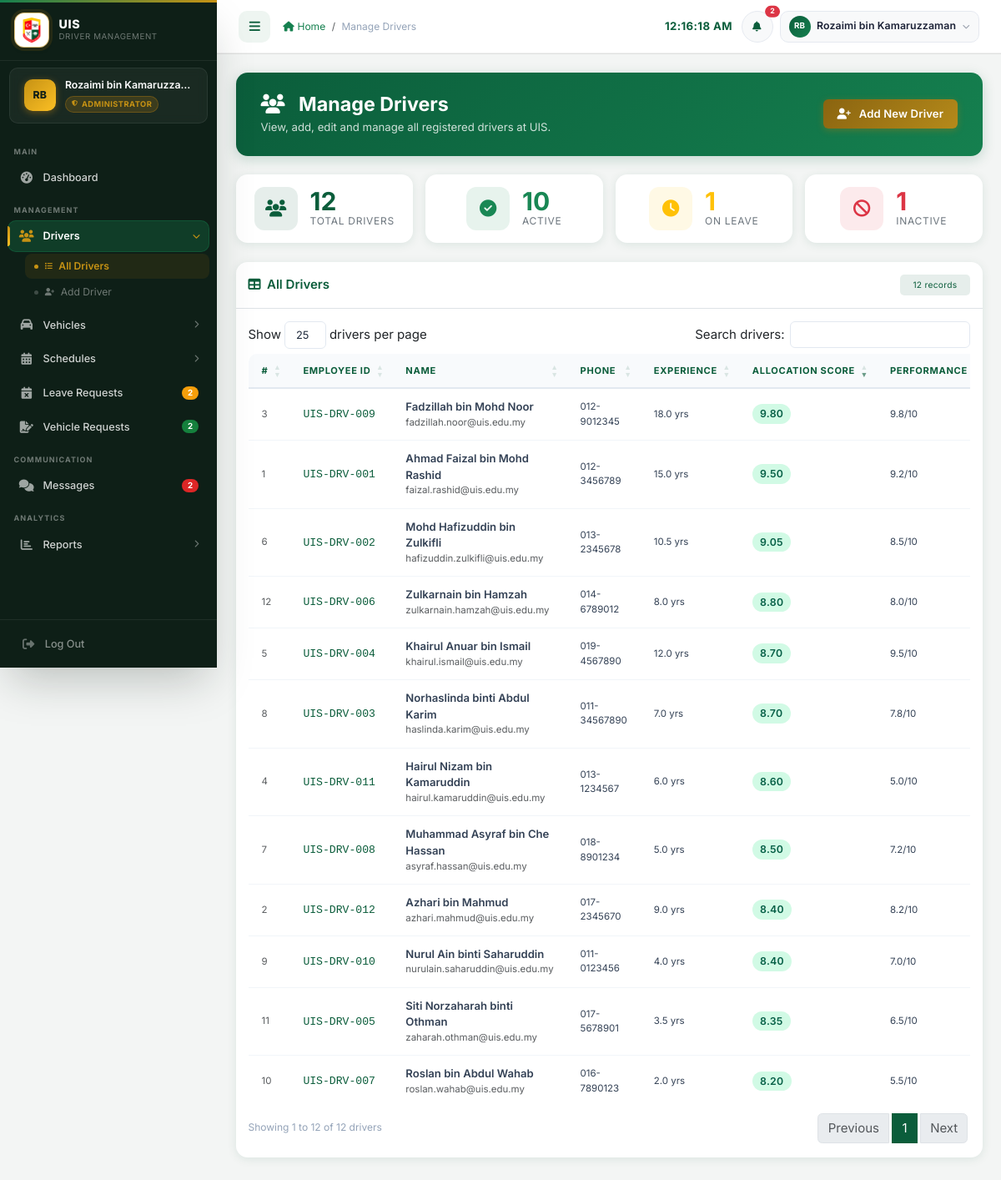
Screenshot of /admin/drivers.php (signed in) with the database file from the repository.
### tables this page shows
CREATE TABLE drivers (
    driver_id           INT             NOT NULL AUTO_INCREMENT,
    employee_id         VARCHAR(20)     NOT NULL,
    name                VARCHAR(100)    NOT NULL,
    phone               VARCHAR(20)     NULL DEFAULT NULL,
    email               VARCHAR(100)    NULL DEFAULT NULL,
    address             TEXT            NULL DEFAULT NULL,
    experience_years    DECIMAL(4,1)    NOT NULL DEFAULT 0,
    performance_score   DECIMAL(5,2)    NOT NULL DEFAULT 5.00  COMMENT '0-10 scale',
    certification_score DECIMAL(5,2)    NOT NULL DEFAULT 5.00  COMMENT '0-10 scale',
    license_number      VARCHAR(50)     NULL DEFAULT NULL,
    license_class       VARCHAR(10)     NULL DEFAULT NULL COMMENT 'comma list: B2,D,E',
    license_expiry      DATE            NULL DEFAULT NULL,
    status              ENUM('active','inactive','on_leave') NOT NULL DEFAULT 'active',
    driver_type         ENUM('top_management','regular') NOT NULL DEFAULT 'regular',
    created_at          TIMESTAMP       NOT NULL DEFAULT CURRENT_TIMESTAMP,
    updated_at          TIMESTAMP       NOT NULL DEFAULT CURRENT_TIMESTAMP ON UPDATE CURRENT_TIMESTAMP,
    PRIMARY KEY (driver_id),
    UNIQUE KEY uq_drivers_employee_id (employee_id)
);

### admin/drivers.php (the view, shortened to what this page needs)
<?php
require_once '../config/database.php';
$result  = $conn->query("SELECT * FROM drivers ORDER BY name ASC");
$drivers = $result ? $result->fetch_all(MYSQLI_ASSOC) : [];
$total    = count($drivers);
$active   = 0;
$on_leave = 0;
$inactive = 0;
foreach ($drivers as &$d) {
    switch ($d['status']) {
        case 'active':   $active++;   break;
        case 'on_leave': $on_leave++; break;
        case 'inactive': $inactive++; break;
    }
}
?>
<!DOCTYPE html>
<html lang="en">
<head>
    <link href="https://cdn.jsdelivr.net/npm/bootstrap@5.3.0/dist/css/bootstrap.min.css" rel="stylesheet">
    <link href="https://cdnjs.cloudflare.com/ajax/libs/font-awesome/6.4.0/css/all.min.css" rel="stylesheet">
    <link href="https://cdn.datatables.net/1.13.6/css/dataTables.bootstrap5.min.css" rel="stylesheet">
    <link href="<?php echo SITE_URL; ?>/assets/css/style.css" rel="stylesheet">
</head>
<body>
<?php include '../includes/sidebar.php'; ?>
<main class="main-content p-4">
    <div class="page-header d-flex justify-content-between align-items-center flex-wrap gap-3">
        <div>
            <h1><i class="fas fa-users me-2" aria-hidden="true"></i>Manage Drivers</h1>
            <p>View, add, edit and manage all registered drivers at UIS.</p>
        </div>
        <a href="<?php echo SITE_URL; ?>/admin/add_driver.php" class="btn btn-warning fw-semibold">
            <i class="fas fa-user-plus me-1" aria-hidden="true"></i> Add New Driver
        </a>
    </div>
    <div class="row g-3 mb-4">
        <div class="col-6 col-md-3">
            <div class="card stat-card h-100 p-3">
                <div class="d-flex align-items-center gap-3">
                    <div class="stat-icon bg-primary bg-opacity-10 text-primary">
                        <i class="fas fa-users" aria-hidden="true"></i>
                    </div>
                    <div>
                        <div class="stat-value text-primary"><?php echo $total; ?></div>
                        <div class="stat-label">Total Drivers</div>
                    </div>
                </div>
            </div>
        </div>
        <div class="col-6 col-md-3">
            <div class="card stat-card h-100 p-3">
                <div class="d-flex align-items-center gap-3">
                    <div class="stat-icon bg-success bg-opacity-10 text-success">
                        <i class="fas fa-circle-check" aria-hidden="true"></i>
                    </div>
                    <div>
                        <div class="stat-value text-success"><?php echo $active; ?></div>
                        <div class="stat-label">Active</div>
                    </div>
                </div>
            </div>
        </div>
        <div class="col-6 col-md-3">
            <div class="card stat-card h-100 p-3">
                <div class="d-flex align-items-center gap-3">
                    <div class="stat-icon bg-warning bg-opacity-10 text-warning">
                        <i class="fas fa-clock" aria-hidden="true"></i>
                    </div>
                    <div>
                        <div class="stat-value text-warning"><?php echo $on_leave; ?></div>
                        <div class="stat-label">On Leave</div>
                    </div>
                </div>
            </div>
        </div>
        <div class="col-6 col-md-3">
            <div class="card stat-card h-100 p-3">
                <div class="d-flex align-items-center gap-3">
                    <div class="stat-icon bg-danger bg-opacity-10 text-danger">
                        <i class="fas fa-ban" aria-hidden="true"></i>
                    </div>
                    <div>
                        <div class="stat-value text-danger"><?php echo $inactive; ?></div>
                        <div class="stat-label">Inactive</div>
                    </div>
                </div>
            </div>
        </div>
    </div>
    <div class="card table-card">
        <div class="card-body p-0">
            <div class="p-3 border-bottom d-flex align-items-center justify-content-between flex-wrap gap-2">
                <h6 class="mb-0 fw-semibold text-primary">
                    <i class="fas fa-table me-1" aria-hidden="true"></i> All Drivers
                </h6>
                <span class="badge bg-primary bg-opacity-10 text-primary fw-normal px-3 py-2">
                    <?php echo $total; ?> record<?php echo $total !== 1 ? 's' : ''; ?>
                </span>
            </div>
            <div class="p-3">
                <div class="table-responsive">
                    <table id="driversTable" class="table table-hover align-middle mb-0">
                        <thead>
                            <tr>
                                <th>#</th>
                                <th>Employee ID</th>
                                <th>Name</th>
                                <th>Phone</th>
                                <th>Experience</th>
                                <th>Allocation Score</th>
                                <th>Performance</th>
                            </tr>
                        </thead>
                        <tbody>
                        <?php foreach ($drivers as $i => $d): ?>
                            <?php
                                $score     = $d['priority_score'];
                                $scoreClass = 'priority-low';
                                if ($score >= 7)      $scoreClass = 'priority-high';
                                elseif ($score >= 4)  $scoreClass = 'priority-medium';
                            ?>
                            <tr>
                                <td class="text-muted small"><?php echo $i + 1; ?></td>
                                <td>
                                    <span class="fw-medium text-primary font-monospace">
                                        <?php echo htmlspecialchars($d['employee_id']); ?>
                                    </span>
                                </td>
                                <td>
                                    <div class="fw-semibold"><?php echo htmlspecialchars($d['name']); ?></div>
                                    <div class="small text-muted"><?php echo htmlspecialchars($d['email'] ?? ''); ?></div>
                                </td>
                                <td class="small"><?php echo htmlspecialchars($d['phone']); ?></td>
                                <td class="small">
                                    <?php echo number_format((float)$d['experience_years'], 1); ?> yr<?php echo (float)$d['experience_years'] != 1 ? 's' : ''; ?>
                                </td>
                                <td>
                                    <span class="badge-priority <?php echo $scoreClass; ?>">
                                        <?php echo number_format($score, 2); ?>
                                    </span>
                                </td>
                                <td class="small"><?php echo number_format((float)$d['performance_score'], 1); ?>/10</td>
                            </tr>
                        <?php endforeach; ?>
                        </tbody>
                    </table>
                </div>
            </div>
        </div>
    </div>
</main>
</body>
</html>

### assets/css/style.css (style rules this page uses)
:root { --uis-primary: #0b5d3b; --uis-secondary: #15804f; --uis-accent: #c69214; --uis-light: #eef5f1; --uis-dark: #122018; --uis-success: #15803d; --uis-danger: #b91c1c; --uis-warning: #b45309; --uis-info: #0e7490; --grad-blue: linear-gradient(135deg, #0a4d31 0%, #0e6b45 100%); --grad-green: linear-gradient(135deg, #11564f 0%, #148076 100%); --grad-amber: linear-gradient(135deg, #8a6410 0%, #b58a1a 100%); --grad-red: linear-gradient(135deg, #7f1d1d 0%, #a82727 100%); --grad-purple: linear-gradient(135deg, #334155 0%, #475569 100%); --grad-teal: linear-gradient(135deg, #134e4a 0%, #0f766e 100%); --grad-sky: linear-gradient(135deg, #27556d 0%, #35708f 100%); --sidebar-width: 260px; --sidebar-bg: #0e1f17; --sidebar-text: rgba(255,255,255,.80); --sidebar-muted: rgba(255,255,255,.40); --sidebar-active-bg: rgba(21,128,79,.30); --sidebar-hover-bg: rgba(255,255,255,.06); --sidebar-border: rgba(255,255,255,.07); --header-height: 64px; --shadow-xs: 0 1px 3px rgba(18,32,24,.06), 0 1px 2px rgba(18,32,24,.04); --shadow-sm: 0 4px 6px -1px rgba(18,32,24,.08), 0 2px 4px -1px rgba(18,32,24,.05); --shadow-md: 0 10px 15px -3px rgba(18,32,24,.10), 0 4px 6px -2px rgba(18,32,24,.06); --shadow-lg: 0 20px 25px -5px rgba(18,32,24,.12), 0 10px 10px -5px rgba(18,32,24,.05); --shadow-xl: 0 25px 50px -12px rgba(18,32,24,.25); --shadow-glow-blue: var(--shadow-sm); --shadow-glow-green: var(--shadow-sm); --shadow-glow-amber: var(--shadow-sm); --shadow-glow-red: var(--shadow-sm); --radius-sm: 6px; --radius-md: 10px; --radius-lg: 14px; --radius-xl: 20px; --transition: all .25s cubic-bezier(.4,0,.2,1); --font-base: 'Inter', 'Segoe UI', system-ui, sans-serif; }
*,*::before,*::after { box-sizing: border-box; margin: 0; padding: 0; }
html { scroll-behavior: smooth; font-size: 15px; }
body { font-family: var(--font-base); background: #f3f5f4; color: #1e293b; min-height: 100vh; overflow-x: hidden; }
@media (min-width: 992px) { body { padding-left: var(--sidebar-width); padding-top: var(--header-height); transition: padding-left .3s ease; } }
a { color: var(--uis-secondary); text-decoration: none; transition: var(--transition); }
.main-content { min-height: 100vh; padding: 1.75rem; animation: fadeInUp .35s ease both; }
.page-header { margin-bottom: 1.75rem; display: flex; align-items: flex-start; justify-content: space-between; flex-wrap: wrap; gap: .75rem; }
.page-header h1, .page-header .page-title { font-size: 1.5rem; font-weight: 800; color: inherit; margin: 0; display: flex; align-items: center; gap: .6rem; }
.stat-card { border-radius: var(--radius-lg); padding: 1.4rem 1.5rem; box-shadow: var(--shadow-sm); transition: var(--transition); display: flex; align-items: center; gap: 1.1rem; height: 100%; position: relative; overflow: hidden; background: #fff; border: 1px solid rgba(0,0,0,.06); }
.stat-card::after { content: none; }
.table { width: 100%; margin-bottom: 0; font-size: .875rem; border-collapse: separate; border-spacing: 0; }
.table thead th { background: linear-gradient(135deg, var(--uis-primary) 0%, #0b5d3b 100%); color: #fff; font-weight: 700; font-size: .74rem; text-transform: uppercase; letter-spacing: .06em; padding: 12px 16px; border: none; white-space: nowrap; }
.table thead th:first-child { border-radius: var(--radius-md) 0 0 0; }
table.dataTable thead th { background: #f8fafc; background-image: none; color: var(--uis-primary); font-weight: 700; font-size: .74rem; text-transform: uppercase; letter-spacing: .06em; border-bottom: 2px solid #e2e8f0; }
.table tbody tr { transition: background .12s ease; }
.table tbody td { padding: 12px 16px; vertical-align: middle; border-bottom: 1px solid #f1f5f9; color: #334155; }
.table tbody tr:last-child td { border-bottom: none; }
.btn { border-radius: var(--radius-sm); font-size: .875rem; font-weight: 600; padding: .5rem 1.1rem; transition: var(--transition); display: inline-flex; align-items: center; gap: .4rem; cursor: pointer; text-decoration: none; line-height: 1.5; letter-spacing: .01em; }
.btn-warning { background: var(--grad-amber); border: none; color: #fff; box-shadow: 0 2px 8px rgba(217,119,6,.30); }
.badge { font-size: .68rem; font-weight: 700; padding: .32em .70em; border-radius: 5px; letter-spacing: .03em; }
.bg-primary { background-color: rgba(11,93,59, var(--bs-bg-opacity, 1)) !important; }
.text-primary { color: var(--uis-primary) !important; }
.badge.bg-primary { background-color: rgba(11,93,59, var(--bs-bg-opacity, 1)) !important; }

### rows the page displays
drivers: employee "UIS-DRV-001", name "Ahmad Faizal bin Mohd Rashid", email "faizal.rashid@uis.edu.my", phone "012-3456789", experience_years "15.0", score "9.50", performance_score "9.2"
drivers: employee "UIS-DRV-012", name "Azhari bin Mahmud", email "azhari.mahmud@uis.edu.my", phone "017-2345670", experience_years "9.0", score "8.40", performance_score "8.2"
drivers: employee "UIS-DRV-009", name "Fadzillah bin Mohd Noor", email "fadzillah.noor@uis.edu.my", phone "012-9012345", experience_years "18.0", score "9.80", performance_score "9.8"
drivers: employee "UIS-DRV-011", name "Hairul Nizam bin Kamaruddin", email "hairul.kamaruddin@uis.edu.my", phone "013-1234567", experience_years "6.0", score "8.60", performance_score "5.0"
drivers: employee "UIS-DRV-004", name "Khairul Anuar bin Ismail", email "khairul.ismail@uis.edu.my", phone "019-4567890", experience_years "12.0", score "8.70", performance_score "9.5"
drivers: employee "UIS-DRV-002", name "Mohd Hafizuddin bin Zulkifli", email "hafizuddin.zulkifli@uis.edu.my", phone "013-2345678", experience_years "10.5", score "9.05", performance_score "8.5"
drivers: employee "UIS-DRV-008", name "Muhammad Asyraf bin Che Hassan", email "asyraf.hassan@uis.edu.my", phone "018-8901234", experience_years "5.0", score "8.50", performance_score "7.2"
drivers: employee "UIS-DRV-003", name "Norhaslinda binti Abdul Karim", email "haslinda.karim@uis.edu.my", phone "011-34567890", experience_years "7.0", score "8.70", performance_score "7.8"
drivers: employee "UIS-DRV-010", name "Nurul Ain binti Saharuddin", email "nurulain.saharuddin@uis.edu.my", phone "011-0123456", experience_years "4.0", score "8.40", performance_score "7.0"
drivers: employee "UIS-DRV-007", name "Roslan bin Abdul Wahab", email "roslan.wahab@uis.edu.my", phone "016-7890123", experience_years "2.0", score "8.20", performance_score "5.5"
drivers: employee "UIS-DRV-005", name "Siti Norzaharah binti Othman", email "zaharah.othman@uis.edu.my", phone "017-5678901", experience_years "3.5", score "8.35", performance_score "6.5"
drivers: employee "UIS-DRV-006", name "Zulkarnain bin Hamzah", email "zulkarnain.hamzah@uis.edu.my", phone "014-6789012", experience_years "8.0", score "8.80", performance_score "8.0"

### other values shown
$initials "RB"
$full_name "Rozaimi bin Kamaruzza…"
$role_label "ADMINISTRATOR"
$_pending_leaves "2"
$_approved_requests "2"
$_unread_msgs "2"
$page_title "Manage Drivers"
$_dh_total "2"
$full_name "Rozaimi bin Kamaruzzaman"
$total "12"
$active "10"
$on_leave "1"
$inactive "1"
